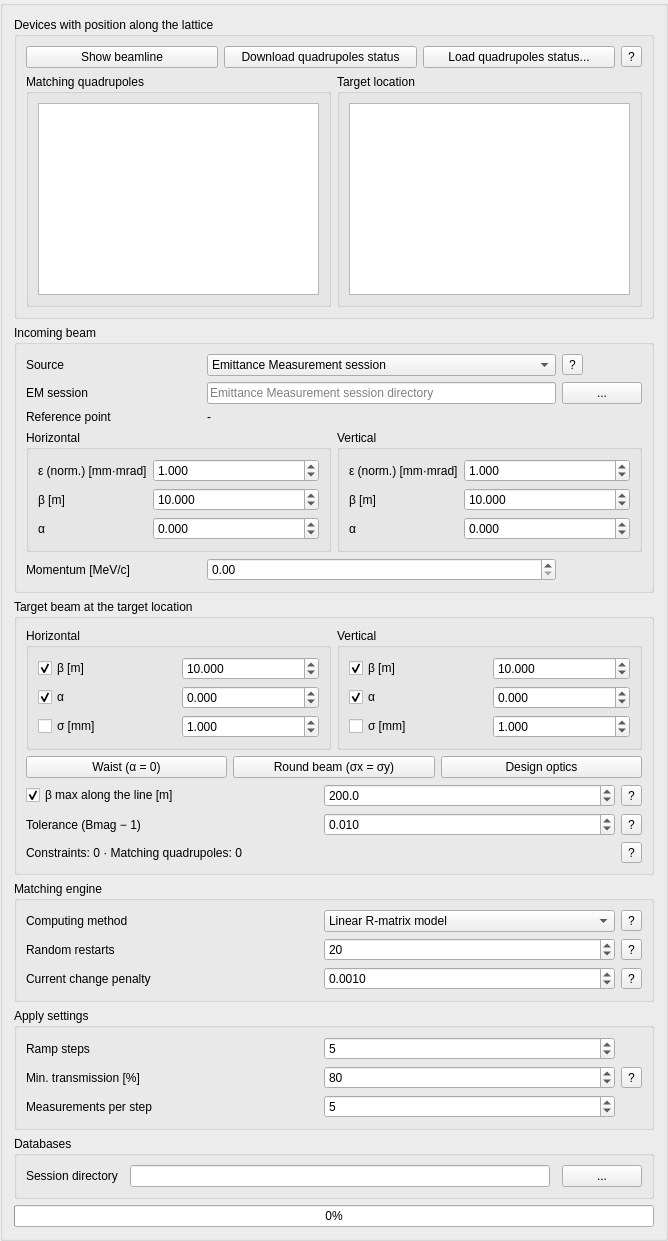
     <widget class="QGroupBox" name="leftGroup">
      <property name="title">
       <string/>
      </property>
      <layout class="QVBoxLayout" name="leftVBox">
       <item>
        <widget class="QGroupBox" name="devicesGroup">
         <property name="title">
          <string>Devices with position along the lattice</string>
         </property>
         <layout class="QVBoxLayout" name="devicesVBox">
          <item>
           <layout class="QHBoxLayout" name="modelButtonsHBox">
            <item>
             <widget class="QPushButton" name="show_beamline_button">
              <property name="text">
               <string>Show beamline</string>
              </property>
             </widget>
            </item>
            <item>
             <widget class="QPushButton" name="download_quads_button">
              <property name="text">
               <string>Download quadrupoles status</string>
              </property>
             </widget>
            </item>
            <item>
             <widget class="QPushButton" name="load_machine_status_button">
              <property name="text">
               <string>Load quadrupoles status...</string>
              </property>
             </widget>
            </item>
            <item>
             <widget class="QToolButton" name="model_sync_tooltip">
              <property name="toolTip">
               <string>&lt;html&gt;&lt;head/&gt;&lt;body&gt;&lt;p&gt;Matching is computed on the RF-Track model, so the model must have the same optics as the machine.&lt;/p&gt;&lt;p&gt;Download the quadrupole currents from the machine and load them into the model before computing the matching. Quadrupoles that are not used for matching keep these currents.&lt;/p&gt;&lt;/body&gt;&lt;/html&gt;</string>
              </property>
              <property name="text">
               <string>?</string>
              </property>
             </widget>
            </item>
           </layout>
          </item>
          <item>
           <layout class="QHBoxLayout" name="devicesHBox">
            <item>
             <widget class="QGroupBox" name="quadrupolesGroup">
              <property name="title">
               <string>Matching quadrupoles</string>
              </property>
              <layout class="QVBoxLayout" name="quadrupolesVBox">
               <item>
                <widget class="QListWidget" name="quadrupoles_list">
                 <property name="toolTip">
                  <string>&lt;html&gt;&lt;head/&gt;&lt;body&gt;&lt;p&gt;Quadrupoles varied by the solver (the knobs).&lt;/p&gt;&lt;p&gt;Only quadrupoles between the reference point of the incoming beam and the target location can change the beam at the target.&lt;/p&gt;&lt;/body&gt;&lt;/html&gt;</string>
                 </property>
                 <property name="selectionMode">
                  <enum>QAbstractItemView::ExtendedSelection</enum>
                 </property>
                </widget>
               </item>
              </layout>
             </widget>
            </item>
            <item>
             <widget class="QGroupBox" name="targetLocationGroup">
              <property name="title">
               <string>Target location</string>
              </property>
              <layout class="QVBoxLayout" name="targetLocationVBox">
               <item>
                <widget class="QListWidget" name="screens_list">
                 <property name="toolTip">
                  <string>Element where the requested beam has to be reached, e.g. a screen or an experiment station.</string>
                 </property>
                 <property name="selectionMode">
                  <enum>QAbstractItemView::SingleSelection</enum>
                 </property>
                </widget>
               </item>
              </layout>
             </widget>
            </item>
           </layout>
          </item>
         </layout>
        </widget>
       </item>
       <item>
        <widget class="QGroupBox" name="incomingBeamGroup">
         <property name="title">
          <string>Incoming beam</string>
         </property>
         <layout class="QGridLayout" name="gridIncomingBeam">
          <item row="0" column="0">
           <widget class="QLabel" name="label_incoming_source">
            <property name="text">
             <string>Source</string>
            </property>
           </widget>
          </item>
          <item row="0" column="1" colspan="2">
           <widget class="QComboBox" name="incoming_source_combo">
            <item>
             <property name="text">
              <string>Emittance Measurement session</string>
             </property>
            </item>
            <item>
             <property name="text">
              <string>Model (design optics)</string>
             </property>
            </item>
            <item>
             <property name="text">
              <string>Manual</string>
             </property>
            </item>
           </widget>
          </item>
          <item row="0" column="3">
           <widget class="QToolButton" name="incoming_tooltip">
            <property name="toolTip">
             <string>&lt;html&gt;&lt;head/&gt;&lt;body&gt;&lt;p&gt;Emittance and Twiss parameters of the beam at the reference point.&lt;/p&gt;&lt;p&gt;&lt;b&gt;Emittance Measurement session&lt;/b&gt;: the fit result of a quadrupole scan. The reference point is the entrance of the scanned quadrupole.&lt;/p&gt;&lt;p&gt;&lt;b&gt;Model&lt;/b&gt;: design optics of the selected interface.&lt;/p&gt;&lt;p&gt;&lt;b&gt;Manual&lt;/b&gt;: type the values in.&lt;/p&gt;&lt;/body&gt;&lt;/html&gt;</string>
            </property>
            <property name="text">
             <string>?</string>
            </property>
           </widget>
          </item>
          <item row="1" column="0">
           <widget class="QLabel" name="label_em_session">
            <property name="text">
             <string>EM session</string>
            </property>
           </widget>
          </item>
          <item row="1" column="1" colspan="2">
           <widget class="QLineEdit" name="em_session_directory">
            <property name="placeholderText">
             <string>Emittance Measurement session directory</string>
            </property>
           </widget>
          </item>
          <item row="1" column="3">
           <widget class="QPushButton" name="load_em_session_button">
            <property name="sizePolicy">
             <sizepolicy hsizetype="Fixed" vsizetype="Fixed">
              <horstretch>0</horstretch>
              <verstretch>0</verstretch>
             </sizepolicy>
            </property>
            <property name="text">
             <string>...</string>
            </property>
           </widget>
          </item>
          <item row="2" column="0">
           <widget class="QLabel" name="label_reference_point">
            <property name="text">
             <string>Reference point</string>
            </property>
           </widget>
          </item>
          <item row="2" column="1" colspan="3">
           <widget class="QLabel" name="reference_point_label">
            <property name="text">
             <string>-</string>
            </property>
           </widget>
          </item>
          <item row="3" column="0" colspan="4">
           <layout class="QHBoxLayout" name="incomingPlanesHBox">
            <item>
             <widget class="QGroupBox" name="incoming_x_group">
              <property name="title">
               <string>Horizontal</string>
              </property>
              <layout class="QFormLayout" name="incomingXForm">
               <item row="0" column="0">
                <widget class="QLabel" name="label_emit_x_in">
                 <property name="text">
                  <string>ε (norm.) [mm·mrad]</string>
                 </property>
                </widget>
               </item>
               <item row="0" column="1">
                <widget class="QDoubleSpinBox" name="emit_x_in">
                 <property name="decimals">
                  <number>3</number>
                 </property>
                 <property name="maximum">
                  <double>1000.000000000000000</double>
                 </property>
                 <property name="value">
                  <double>1.000000000000000</double>
                 </property>
                </widget>
               </item>
               <item row="1" column="0">
                <widget class="QLabel" name="label_beta_x_in">
                 <property name="text">
                  <string>β [m]</string>
                 </property>
                </widget>
               </item>
               <item row="1" column="1">
                <widget class="QDoubleSpinBox" name="beta_x_in">
                 <property name="decimals">
                  <number>3</number>
                 </property>
                 <property name="minimum">
                  <double>0.001000000000000</double>
                 </property>
                 <property name="maximum">
                  <double>10000.000000000000000</double>
                 </property>
                 <property name="value">
                  <double>10.000000000000000</double>
                 </property>
                </widget>
               </item>
               <item row="2" column="0">
                <widget class="QLabel" name="label_alpha_x_in">
                 <property name="text">
                  <string>α</string>
                 </property>
                </widget>
               </item>
               <item row="2" column="1">
                <widget class="QDoubleSpinBox" name="alpha_x_in">
                 <property name="decimals">
                  <number>3</number>
                 </property>
                 <property name="minimum">
                  <double>-1000.000000000000000</double>
                 </property>
                 <property name="maximum">
                  <double>1000.000000000000000</double>
                 </property>
                </widget>
               </item>
              </layout>
             </widget>
            </item>
            <item>
             <widget class="QGroupBox" name="incoming_y_group">
              <property name="title">
               <string>Vertical</string>
              </property>
              <layout class="QFormLayout" name="incomingYForm">
               <item row="0" column="0">
                <widget class="QLabel" name="label_emit_y_in">
                 <property name="text">
                  <string>ε (norm.) [mm·mrad]</string>
                 </property>
                </widget>
               </item>
               <item row="0" column="1">
                <widget class="QDoubleSpinBox" name="emit_y_in">
                 <property name="decimals">
                  <number>3</number>
                 </property>
                 <property name="maximum">
                  <double>1000.000000000000000</double>
                 </property>
                 <property name="value">
                  <double>1.000000000000000</double>
                 </property>
                </widget>
               </item>
               <item row="1" column="0">
                <widget class="QLabel" name="label_beta_y_in">
                 <property name="text">
                  <string>β [m]</string>
                 </property>
                </widget>
               </item>
               <item row="1" column="1">
                <widget class="QDoubleSpinBox" name="beta_y_in">
                 <property name="decimals">
                  <number>3</number>
                 </property>
                 <property name="minimum">
                  <double>0.001000000000000</double>
                 </property>
                 <property name="maximum">
                  <double>10000.000000000000000</double>
                 </property>
                 <property name="value">
                  <double>10.000000000000000</double>
                 </property>
                </widget>
               </item>
               <item row="2" column="0">
                <widget class="QLabel" name="label_alpha_y_in">
                 <property name="text">
                  <string>α</string>
                 </property>
                </widget>
               </item>
               <item row="2" column="1">
                <widget class="QDoubleSpinBox" name="alpha_y_in">
                 <property name="decimals">
                  <number>3</number>
                 </property>
                 <property name="minimum">
                  <double>-1000.000000000000000</double>
                 </property>
                 <property name="maximum">
                  <double>1000.000000000000000</double>
                 </property>
                </widget>
               </item>
              </layout>
             </widget>
            </item>
           </layout>
          </item>
          <item row="4" column="0">
           <widget class="QLabel" name="label_momentum_in">
            <property name="text">
             <string>Momentum [MeV/c]</string>
            </property>
           </widget>
          </item>
          <item row="4" column="1" colspan="2">
           <widget class="QDoubleSpinBox" name="momentum_in">
            <property name="decimals">
             <number>2</number>
            </property>
            <property name="maximum">
             <double>100000.000000000000000</double>
            </property>
           </widget>
          </item>
         </layout>
        </widget>
       </item>
       <item>
        <widget class="QGroupBox" name="targetGroup">
         <property name="title">
          <string>Target beam at the target location</string>
         </property>
         <layout class="QVBoxLayout" name="targetVBox">
          <item>
           <layout class="QHBoxLayout" name="targetPlanesHBox">
            <item>
             <widget class="QGroupBox" name="target_x_group">
              <property name="title">
               <string>Horizontal</string>
              </property>
              <layout class="QGridLayout" name="targetXGrid">
               <item row="0" column="0">
                <widget class="QCheckBox" name="use_beta_x_target">
                 <property name="text">
                  <string>β [m]</string>
                 </property>
                 <property name="checked">
                  <bool>true</bool>
                 </property>
                </widget>
               </item>
               <item row="0" column="1">
                <widget class="QDoubleSpinBox" name="beta_x_target">
                 <property name="decimals">
                  <number>3</number>
                 </property>
                 <property name="minimum">
                  <double>0.001000000000000</double>
                 </property>
                 <property name="maximum">
                  <double>10000.000000000000000</double>
                 </property>
                 <property name="value">
                  <double>10.000000000000000</double>
                 </property>
                </widget>
               </item>
               <item row="1" column="0">
                <widget class="QCheckBox" name="use_alpha_x_target">
                 <property name="text">
                  <string>α</string>
                 </property>
                 <property name="checked">
                  <bool>true</bool>
                 </property>
                </widget>
               </item>
               <item row="1" column="1">
                <widget class="QDoubleSpinBox" name="alpha_x_target">
                 <property name="decimals">
                  <number>3</number>
                 </property>
                 <property name="minimum">
                  <double>-1000.000000000000000</double>
                 </property>
                 <property name="maximum">
                  <double>1000.000000000000000</double>
                 </property>
                </widget>
               </item>
               <item row="2" column="0">
                <widget class="QCheckBox" name="use_sigma_x_target">
                 <property name="text">
                  <string>σ [mm]</string>
                 </property>
                </widget>
               </item>
               <item row="2" column="1">
                <widget class="QDoubleSpinBox" name="sigma_x_target">
                 <property name="decimals">
                  <number>3</number>
                 </property>
                 <property name="maximum">
                  <double>100.000000000000000</double>
                 </property>
                 <property name="value">
                  <double>1.000000000000000</double>
                 </property>
                </widget>
               </item>
              </layout>
             </widget>
            </item>
            <item>
             <widget class="QGroupBox" name="target_y_group">
              <property name="title">
               <string>Vertical</string>
              </property>
              <layout class="QGridLayout" name="targetYGrid">
               <item row="0" column="0">
                <widget class="QCheckBox" name="use_beta_y_target">
                 <property name="text">
                  <string>β [m]</string>
                 </property>
                 <property name="checked">
                  <bool>true</bool>
                 </property>
                </widget>
               </item>
               <item row="0" column="1">
                <widget class="QDoubleSpinBox" name="beta_y_target">
                 <property name="decimals">
                  <number>3</number>
                 </property>
                 <property name="minimum">
                  <double>0.001000000000000</double>
                 </property>
                 <property name="maximum">
                  <double>10000.000000000000000</double>
                 </property>
                 <property name="value">
                  <double>10.000000000000000</double>
                 </property>
                </widget>
               </item>
               <item row="1" column="0">
                <widget class="QCheckBox" name="use_alpha_y_target">
                 <property name="text">
                  <string>α</string>
                 </property>
                 <property name="checked">
                  <bool>true</bool>
                 </property>
                </widget>
               </item>
               <item row="1" column="1">
                <widget class="QDoubleSpinBox" name="alpha_y_target">
                 <property name="decimals">
                  <number>3</number>
                 </property>
                 <property name="minimum">
                  <double>-1000.000000000000000</double>
                 </property>
                 <property name="maximum">
                  <double>1000.000000000000000</double>
                 </property>
                </widget>
               </item>
               <item row="2" column="0">
                <widget class="QCheckBox" name="use_sigma_y_target">
                 <property name="text">
                  <string>σ [mm]</string>
                 </property>
                </widget>
               </item>
               <item row="2" column="1">
                <widget class="QDoubleSpinBox" name="sigma_y_target">
                 <property name="decimals">
                  <number>3</number>
                 </property>
                 <property name="maximum">
                  <double>100.000000000000000</double>
                 </property>
                 <property name="value">
                  <double>1.000000000000000</double>
                 </property>
                </widget>
               </item>
              </layout>
             </widget>
            </item>
           </layout>
          </item>
          <item>
           <layout class="QHBoxLayout" name="targetPresetsHBox">
            <item>
             <widget class="QPushButton" name="waist_button">
              <property name="toolTip">
               <string>Sets α = 0 in both planes, i.e. the beam has its smallest size (a waist) at the target location.</string>
              </property>
              <property name="text">
               <string>Waist (α = 0)</string>
              </property>
             </widget>
            </item>
            <item>
             <widget class="QPushButton" name="round_beam_button">
              <property name="toolTip">
               <string>Sets the vertical target so that σy = σx with the incoming emittances.</string>
              </property>
              <property name="text">
               <string>Round beam (σx = σy)</string>
              </property>
             </widget>
            </item>
            <item>
             <widget class="QPushButton" name="design_twiss_button">
              <property name="toolTip">
               <string>Copies the design Twiss parameters of the model at the target location into the target fields.</string>
              </property>
              <property name="text">
               <string>Design optics</string>
              </property>
             </widget>
            </item>
           </layout>
          </item>
          <item>
           <layout class="QGridLayout" name="targetConstraintsGrid">
            <item row="0" column="0">
             <widget class="QCheckBox" name="use_beta_max">
              <property name="text">
               <string>β max along the line [m]</string>
              </property>
              <property name="checked">
               <bool>true</bool>
              </property>
             </widget>
            </item>
            <item row="0" column="1">
             <widget class="QDoubleSpinBox" name="beta_max">
              <property name="decimals">
               <number>1</number>
              </property>
              <property name="maximum">
               <double>100000.000000000000000</double>
              </property>
              <property name="value">
               <double>200.000000000000000</double>
              </property>
             </widget>
            </item>
            <item row="0" column="2">
             <widget class="QToolButton" name="beta_max_tooltip">
              <property name="toolTip">
               <string>&lt;html&gt;&lt;head/&gt;&lt;body&gt;&lt;p&gt;Inequality constraint: β stays below this value everywhere between the reference point and the target location.&lt;/p&gt;&lt;p&gt;It keeps the beam away from the aperture and rejects solutions with very strong focusing.&lt;/p&gt;&lt;/body&gt;&lt;/html&gt;</string>
              </property>
              <property name="text">
               <string>?</string>
              </property>
             </widget>
            </item>
            <item row="1" column="0">
             <widget class="QLabel" name="label_tolerance">
              <property name="text">
               <string>Tolerance (Bmag − 1)</string>
              </property>
             </widget>
            </item>
            <item row="1" column="1">
             <widget class="QDoubleSpinBox" name="tolerance">
              <property name="decimals">
               <number>3</number>
              </property>
              <property name="maximum">
               <double>10.000000000000000</double>
              </property>
              <property name="singleStep">
               <double>0.010000000000000</double>
              </property>
              <property name="value">
               <double>0.010000000000000</double>
              </property>
             </widget>
            </item>
            <item row="1" column="2">
             <widget class="QToolButton" name="tolerance_tooltip">
              <property name="toolTip">
               <string>&lt;html&gt;&lt;head/&gt;&lt;body&gt;&lt;p&gt;Bmag = ½ (β γ&lt;sub&gt;t&lt;/sub&gt; − 2 α α&lt;sub&gt;t&lt;/sub&gt; + γ β&lt;sub&gt;t&lt;/sub&gt;) compares the matched ellipse (β, α, γ) with the target ellipse (β&lt;sub&gt;t&lt;/sub&gt;, α&lt;sub&gt;t&lt;/sub&gt;, γ&lt;sub&gt;t&lt;/sub&gt;).&lt;/p&gt;&lt;p&gt;Bmag = 1 is a perfect match. The matching stops when Bmag − 1 is below this tolerance in both planes.&lt;/p&gt;&lt;/body&gt;&lt;/html&gt;</string>
              </property>
              <property name="text">
               <string>?</string>
              </property>
             </widget>
            </item>
            <item row="2" column="0" colspan="2">
             <widget class="QLabel" name="dof_label">
              <property name="text">
               <string>Constraints: 0 · Matching quadrupoles: 0</string>
              </property>
             </widget>
            </item>
            <item row="2" column="2">
             <widget class="QToolButton" name="dof_tooltip">
              <property name="toolTip">
               <string>&lt;html&gt;&lt;head/&gt;&lt;body&gt;&lt;p&gt;Every ticked target value is one constraint, every matching quadrupole is one knob.&lt;/p&gt;&lt;p&gt;For an exact solution you need at least as many knobs as constraints, e.g. 4 quadrupoles for βx, αx, βy, αy. With fewer knobs the solver returns the best compromise (weighted least squares).&lt;/p&gt;&lt;/body&gt;&lt;/html&gt;</string>
              </property>
              <property name="text">
               <string>?</string>
              </property>
             </widget>
            </item>
           </layout>
          </item>
         </layout>
        </widget>
       </item>
       <item>
        <widget class="QGroupBox" name="computingMethodGroup">
         <property name="title">
          <string>Matching engine</string>
         </property>
         <layout class="QGridLayout" name="gridComputingMethod">
          <item row="0" column="0">
           <widget class="QLabel" name="label_computing_method">
            <property name="text">
             <string>Computing method</string>
            </property>
           </widget>
          </item>
          <item row="0" column="1">
           <widget class="QComboBox" name="computing_method_combo">
            <item>
             <property name="text">
              <string>Linear R-matrix model</string>
             </property>
            </item>
            <item>
             <property name="text">
              <string>RF-Track tracking</string>
             </property>
            </item>
            <item>
             <property name="text">
              <string>Online (measured beam sizes)</string>
             </property>
            </item>
           </widget>
          </item>
          <item row="0" column="2">
           <widget class="QToolButton" name="computing_method_tooltip">
            <property name="toolTip">
             <string>&lt;html&gt;&lt;head/&gt;&lt;body&gt;&lt;p&gt;&lt;b&gt;Linear R-matrix model&lt;/b&gt;: transports the Twiss parameters with the transfer matrices of the model. Fast, used to find the starting solution.&lt;/p&gt;&lt;p&gt;&lt;b&gt;RF-Track tracking&lt;/b&gt;: tracks the incoming beam through the model, including energy spread and nonlinear effects. Starts from the linear solution.&lt;/p&gt;&lt;p&gt;&lt;b&gt;Online&lt;/b&gt;: changes the quadrupoles on the machine and minimizes the difference between the measured and requested beam sizes on the target screen. Model independent, but slow and it needs beam time.&lt;/p&gt;&lt;/body&gt;&lt;/html&gt;</string>
            </property>
            <property name="text">
             <string>?</string>
            </property>
           </widget>
          </item>
          <item row="1" column="0">
           <widget class="QLabel" name="label_restarts">
            <property name="text">
             <string>Random restarts</string>
            </property>
           </widget>
          </item>
          <item row="1" column="1">
           <widget class="QSpinBox" name="restarts">
            <property name="maximum">
             <number>1000</number>
            </property>
            <property name="value">
             <number>20</number>
            </property>
           </widget>
          </item>
          <item row="1" column="2">
           <widget class="QToolButton" name="restarts_tooltip">
            <property name="toolTip">
             <string>Matching usually has several solutions. The solver starts from random quadrupole currents within the limits and keeps the solution with the smallest current change and the smallest β along the line.</string>
            </property>
            <property name="text">
             <string>?</string>
            </property>
           </widget>
          </item>
          <item row="2" column="0">
           <widget class="QLabel" name="label_current_change_weight">
            <property name="text">
             <string>Current change penalty</string>
            </property>
           </widget>
          </item>
          <item row="2" column="1">
           <widget class="QDoubleSpinBox" name="current_change_weight">
            <property name="decimals">
             <number>4</number>
            </property>
            <property name="singleStep">
             <double>0.001000000000000</double>
            </property>
            <property name="value">
             <double>0.001000000000000</double>
            </property>
           </widget>
          </item>
          <item row="2" column="2">
           <widget class="QToolButton" name="current_change_weight_tooltip">
            <property name="toolTip">
             <string>Weight of the difference between the proposed and the present currents. Higher values prefer solutions close to the present machine settings.</string>
            </property>
            <property name="text">
             <string>?</string>
            </property>
           </widget>
          </item>
         </layout>
        </widget>
       </item>
       <item>
        <widget class="QGroupBox" name="applyGroup">
         <property name="title">
          <string>Apply settings</string>
         </property>
         <layout class="QGridLayout" name="gridApply">
          <item row="0" column="0">
           <widget class="QLabel" name="label_ramp_steps">
            <property name="text">
             <string>Ramp steps</string>
            </property>
           </widget>
          </item>
          <item row="0" column="1">
           <widget class="QSpinBox" name="ramp_steps">
            <property name="minimum">
             <number>1</number>
            </property>
            <property name="maximum">
             <number>100</number>
            </property>
            <property name="value">
             <number>5</number>
            </property>
           </widget>
          </item>
          <item row="0" column="2" rowspan="3">
           <widget class="QToolButton" name="apply_tooltip">
            <property name="toolTip">
             <string>&lt;html&gt;&lt;head/&gt;&lt;body&gt;&lt;p&gt;Before applying, the present machine state is saved as the reference.&lt;/p&gt;&lt;p&gt;The currents are ramped from the present to the proposed values in the given number of steps. After every step the transmission is read from the last ICT; if it drops below the limit, the ramp stops and the reference is restored.&lt;/p&gt;&lt;p&gt;Measurements per step is the number of shots averaged on the screens during verification.&lt;/p&gt;&lt;/body&gt;&lt;/html&gt;</string>
            </property>
            <property name="text">
             <string>?</string>
            </property>
           </widget>
          </item>
          <item row="1" column="0">
           <widget class="QLabel" name="label_min_transmission">
            <property name="text">
             <string>Min. transmission [%]</string>
            </property>
           </widget>
          </item>
          <item row="1" column="1">
           <widget class="QDoubleSpinBox" name="min_transmission">
            <property name="decimals">
             <number>0</number>
            </property>
            <property name="maximum">
             <double>100.000000000000000</double>
            </property>
            <property name="value">
             <double>80.000000000000000</double>
            </property>
           </widget>
          </item>
          <item row="2" column="0">
           <widget class="QLabel" name="label_meas_per_step">
            <property name="text">
             <string>Measurements per step</string>
            </property>
           </widget>
          </item>
          <item row="2" column="1">
           <widget class="QSpinBox" name="meas_per_step">
            <property name="minimum">
             <number>1</number>
            </property>
            <property name="value">
             <number>5</number>
            </property>
           </widget>
          </item>
         </layout>
        </widget>
       </item>
       <item>
        <widget class="QGroupBox" name="actionsGroup">
         <property name="title">
          <string>Databases</string>
         </property>
         <layout class="QGridLayout" name="gridActions">
          <property name="spacing">
           <number>12</number>
          </property>
          <item row="0" column="0">
           <widget class="QLabel" name="label_session_directory">
            <property name="text">
             <string>Session directory</string>
            </property>
           </widget>
          </item>
          <item row="0" column="1">
           <widget class="QLineEdit" name="session_directory">
            <property name="minimumSize">
             <size>
              <width>420</width>
              <height>0</height>
             </size>
            </property>
           </widget>
          </item>
          <item row="0" column="2">
           <widget class="QPushButton" name="load_session_button">
            <property name="sizePolicy">
             <sizepolicy hsizetype="Fixed" vsizetype="Fixed">
              <horstretch>0</horstretch>
              <verstretch>0</verstretch>
             </sizepolicy>
            </property>
            <property name="text">
             <string>...</string>
            </property>
           </widget>
          </item>
         </layout>
        </widget>
       </item>
       <item>
        <widget class="QProgressBar" name="progressBar">
         <property name="value">
          <number>0</number>
         </property>
        </widget>
       </item>
      </layout>
     </widget>
